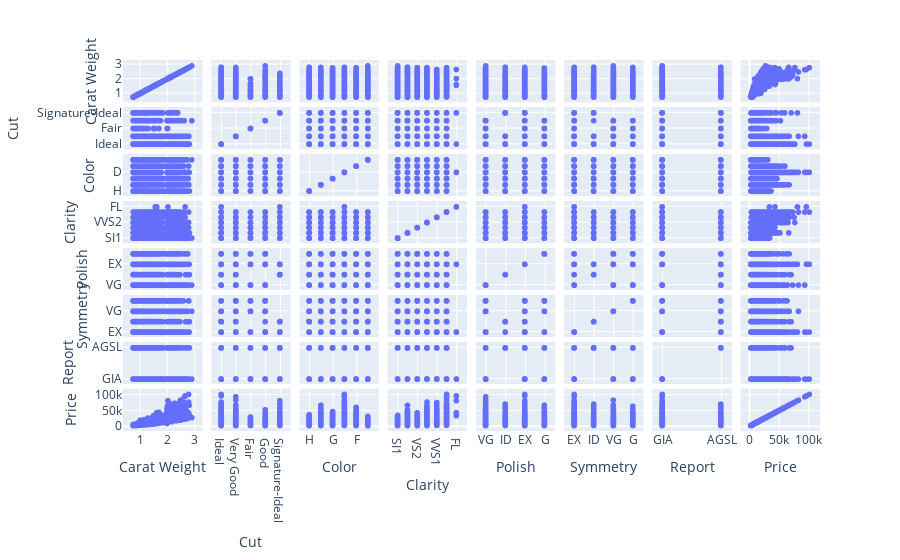

Notebook cell for this chart:
### Code cell
fig = px.scatter_matrix(df,
                        dimensions = features,
                        height = 800,
                       )

fig.show()

### Figure 1 — Plotly figure (JSON) as saved in the notebook; plotly's stock layout.template omitted (floating-point values rounded to 4 significant figures; data arrays with more than 128 entries replaced by an {"elided": "..."} marker saying what was removed)
{"data": [{"dimensions": [{"axis": {"matches": true}, "label": "Carat Weight", "values": {"elided": "6000 float values"}}, {"axis": {"matches": true}, "label": "Cut", "values": {"elided": "6000 str values"}}, {"axis": {"matches": true}, "label": "Color", "values": {"elided": "6000 str values"}}, {"axis": {"matches": true}, "label": "Clarity", "values": {"elided": "6000 str values"}}, {"axis": {"matches": true}, "label": "Polish", "values": {"elided": "6000 str values"}}, {"axis": {"matches": true}, "label": "Symmetry", "values": {"elided": "6000 str values"}}, {"axis": {"matches": true}, "label": "Report", "values": {"elided": "6000 str values"}}, {"axis": {"matches": true}, "label": "Price", "values": {"elided": "6000 int values"}}], "hovertemplate": "%{xaxis.title.text}=%{x}<br>%{yaxis.title.text}=%{y}<extra></extra>", "legendgroup": "", "marker": {"color": "#636efa", "symbol": "circle"}, "name": "", "showlegend": false, "type": "splom"}], "layout": {"autosize": true, "dragmode": "select", "legend": {"tracegroupgap": 0}, "margin": {"t": 60}, "xaxis": {"autorange": true, "range": [0.4416, 3.218], "type": "linear"}, "xaxis2": {"autorange": true, "range": [-0.5712, 4.571], "type": "category"}, "xaxis3": {"autorange": true, "range": [-0.7139, 5.714], "type": "category"}, "xaxis4": {"autorange": true, "range": [-0.8567, 6.857], "type": "category"}, "xaxis5": {"autorange": true, "range": [-0.4284, 3.428], "type": "category"}, "xaxis6": {"autorange": true, "range": [-0.4284, 3.428], "type": "category"}, "xaxis7": {"autorange": true, "range": [-0.1428, 1.143], "type": "category"}, "xaxis8": {"autorange": true, "range": [-12010.0, 115800.0], "type": "linear"}, "yaxis": {"autorange": true, "range": [0.4416, 3.218], "type": "linear"}, "yaxis2": {"autorange": true, "range": [-0.5712, 4.571], "type": "category"}, "yaxis3": {"autorange": true, "range": [-0.7139, 5.714], "type": "category"}, "yaxis4": {"autorange": true, "range": [-0.8567, 6.857], "type": "category"}, "yaxis5": {"autorange": true, "range": [-0.4284, 3.428], "type": "category"}, "yaxis6": {"autorange": true, "range": [-0.4284, 3.428], "type": "category"}, "yaxis7": {"autorange": true, "range": [-0.1428, 1.143], "type": "category"}, "yaxis8": {"autorange": true, "range": [-12010.0, 115800.0], "type": "linear"}}}
